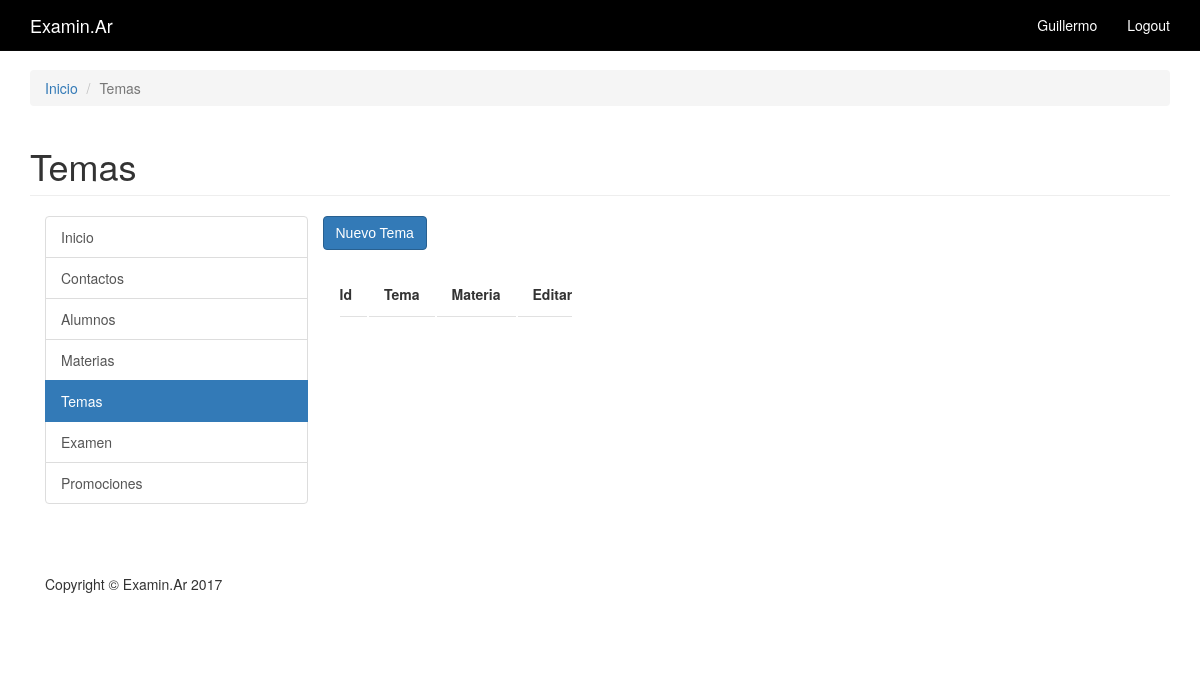
Page /private/Examen_Contenido/temas.php (signed in) on the earlier database version.
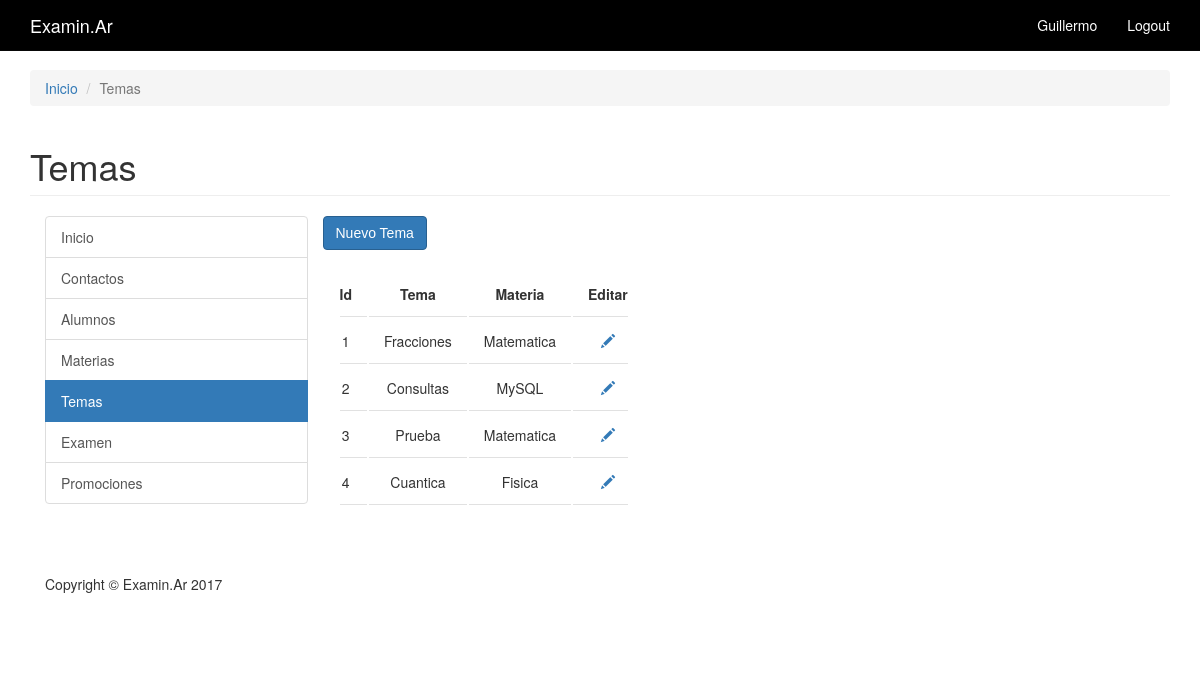
Same page on the later database version.
### tables this page shows
CREATE TABLE `temas` (
  `tema_id` int(4) NOT NULL,
  `tema_nombre` varchar(50) NOT NULL,
  `mat_id` int(4) NOT NULL
);

CREATE TABLE `materias` (
  `mat_id` int(4) NOT NULL,
  `mat_nombre` varchar(50) NOT NULL
);

### private/Functions/functions.php (called while the page is built, shortened)
<?php
  function url_for($script_path) {
  if($script_path[0] != '/') {
    $script_path = "/" . $script_path;
  }
  return WWW_ROOT . $script_path;
}
function h($string="") {
  return htmlspecialchars($string);
}
?>

### private/Functions/query_functions.php (called while the page is built, shortened)
<?php
function temas(){
      global $db;
      $sql ='SELECT * FROM temas';
      $result= mysqli_query($db, $sql);
      return ($result);
    }
function buscar_materia($id) {
        global $db;
        $sql = "SELECT * FROM materias ";
        $sql .="WHERE mat_id='". $id ."'";
        $result = mysqli_query($db, $sql);
        $materias= mysqli_fetch_assoc($result);
        return($materias);
      }
 ?>

### private/Examen_Contenido/temas.php (the view, shortened to what this page needs)
<?php $page_title ='Temas'; ?>
<?php $page_subtitle =''; ?>
<?php include(SHARED_PATH.'/private_header.php'); ?>
<?php include(SHARED_PATH.'/private_navigation.php'); ?>
<?php include(SHARED_PATH.'/private_sidebar.php'); ?>
<?php $temas = temas(); ?>
	<form action="../Examen_Contenido/nuevo_tema.php" method="post">
	<input type="submit" value="Nuevo Tema" class="btn btn-primary"><br><br>
		<div class="col-md-9">
		<table class="display" id="mitabla">
			<thead><tr>
				<th>Id</th>
				<th>Tema</th>
				<th>Materia</th>
				<th>Editar</th>
				</tr>
			</thead>
			<tbody><?php while($tema = mysqli_fetch_assoc($temas)){ ?><tr>
				<td><?php echo h($tema['tema_id']); ?></td>
				<td><?php echo h($tema['tema_nombre']); ?></td>
				<?php $buscar_materia = buscar_materia($tema['mat_id']); ?>
				<td><?php echo ($buscar_materia['mat_nombre']); ?></td>
				<td><a href="<?php echo '../Examen_Contenido/editar_tema.php?id='.$tema['tema_id'];?>" title="Editar"><span class="glyphicon glyphicon-pencil"></span></a></td>
				</tr>
				<?php }; ?>
			</tbody>
		</table>
		</div>
	</form>
</div>
<?php include(SHARED_PATH.'/private_footer.php'); ?>

### private/shared/private_header.php (shortened to what this page needs)
<!DOCTYPE html>
<html lang="en">
<head>
    <link href="<?php echo url_for('private/css/bootstrap.css'); ?>" rel="stylesheet">
    <link href="<?php echo url_for('private/css/modern-business.css'); ?>" rel="stylesheet">
      <link href="http://cdn.datatables.net/1.10.16/css/jquery.dataTables.min.css" rel="stylesheet">
    <link href="<?php echo url_for('private/font-awesome/css/font-awesome.min.css'); ?>" rel="stylesheet" type="text/css">
</head>
<body>

### private/shared/private_navigation.php (shortened to what this page needs)
<nav class="navbar navbar-inverse navbar-fixed-top" role="navigation">
    <div class="container">
        <div class="navbar-header">
            <a class="navbar-brand" href="<?php echo url_for('/private/index.php');?>">Examin.Ar</a>
        </div>
        <div class="collapse navbar-collapse" id="bs-example-navbar-collapse-1">
                <ul class="nav navbar-nav navbar-right">
                <?php if (isset($_SESSION['nombre'])) {
                  echo "<li>";
                  echo "<a href=".url_for('private/datos.php').">".$_SESSION['nombre']."</a>";
                  echo "</li>";
                  echo "<li>";
                  echo "<a href=".url_for('private/logout.php')."> Logout </a>";
                  echo "</li>";
                  }
                  else {
                    echo "<li>";
                    echo "<a href=".url_for('private/ingresar.php')."> Ingresar </a>";
                    echo "</li>";
                    }
                ?>
                </ul>
        </div>
    </div>
</nav>
<?php if ($page_subtitle!="Examen") { include(SHARED_PATH.'/private_breadcrumbs.php'); }?>
<div class="container">

### private/shared/private_breadcrumbs.php (shortened to what this page needs)
<div class="container">
<div class="row">
    <div class="col-lg-12">
        <br>
        <ol class="breadcrumb">
            <li><a href="<?php echo url_for('private/index.php');?>">Inicio</a>
            </li>
            <li class="active"><?php echo $page_title; ?></li>
        </ol>
        <h1 class="page-header"><?php echo $page_title; ?>
        </h1>
    </div>
</div>

### private/shared/private_sidebar.php
<div class="row">
    <div class="col-md-3">
        <div class="list-group">
          <a href="<?php echo url_for('private/index.php'); ?>" <?php if ($page_title=='Inicio') {echo "class='list-group-item active'";}else {echo "class='list-group-item'";}?>>Inicio</a>
          <a href="<?php echo url_for('private/Contacto/contacto.php'); ?>" <?php if ($page_title=='Contactos') {echo "class='list-group-item active'";}else {echo "class='list-group-item'";}?>>Contactos</a>
          <a href="<?php echo url_for('private/Alumnos/alumnos.php'); ?>" <?php if ($page_title=='Alumnos') {echo "class='list-group-item active'";}else {echo "class='list-group-item'";}?>>Alumnos</a>
		  <a href="<?php echo url_for('private/Examen_Contenido/materias.php'); ?>"<?php if ($page_title=='Materias') {echo "class='list-group-item active'";}else {echo "class='list-group-item'";}?>>Materias</a>
		  <a href="<?php echo url_for('private/Examen_Contenido/temas.php'); ?>"<?php if ($page_title=='Temas') {echo "class='list-group-item active'";}else {echo "class='list-group-item'";}?>>Temas</a>
		  <a href="<?php echo url_for('private/Examenes/examenes.php'); ?>"<?php if ($page_title=='Examen') {echo "class='list-group-item active'";}else {echo "class='list-group-item'";}?>>Examen</a>
          <a href="<?php echo url_for('private/Promociones/promociones.php'); ?>"<?php if ($page_title=='Promociones') {echo "class='list-group-item active'";}else {echo "class='list-group-item'";}?>>Promociones</a>
            </div>
    </div>

### private/shared/private_footer.php
</div>
<div class="container">
<footer>
    <div class="row">
        <div class="col-lg-12">
            <p>Copyright &copy;  Examin.Ar <?php echo date('Y'); ?></p>
        </div>
    </div>
</footer>
</body>
</html>

### private/css/modern-business.css (style rules this page uses)
html, body { height: 100%; }
body { padding-top: 50px; }
footer { margin: 50px 0; }

Differences in the rows shown:
added temas: tema_id "1", tema_nombre "Fracciones", mat.mat_nombre "Matematica"
added temas: tema_id "2", tema_nombre "Consultas", mat.mat_nombre "MySQL"
added temas: tema_id "3", tema_nombre "Prueba", mat.mat_nombre "Matematica"
added temas: tema_id "4", tema_nombre "Cuantica", mat.mat_nombre "Fisica"
